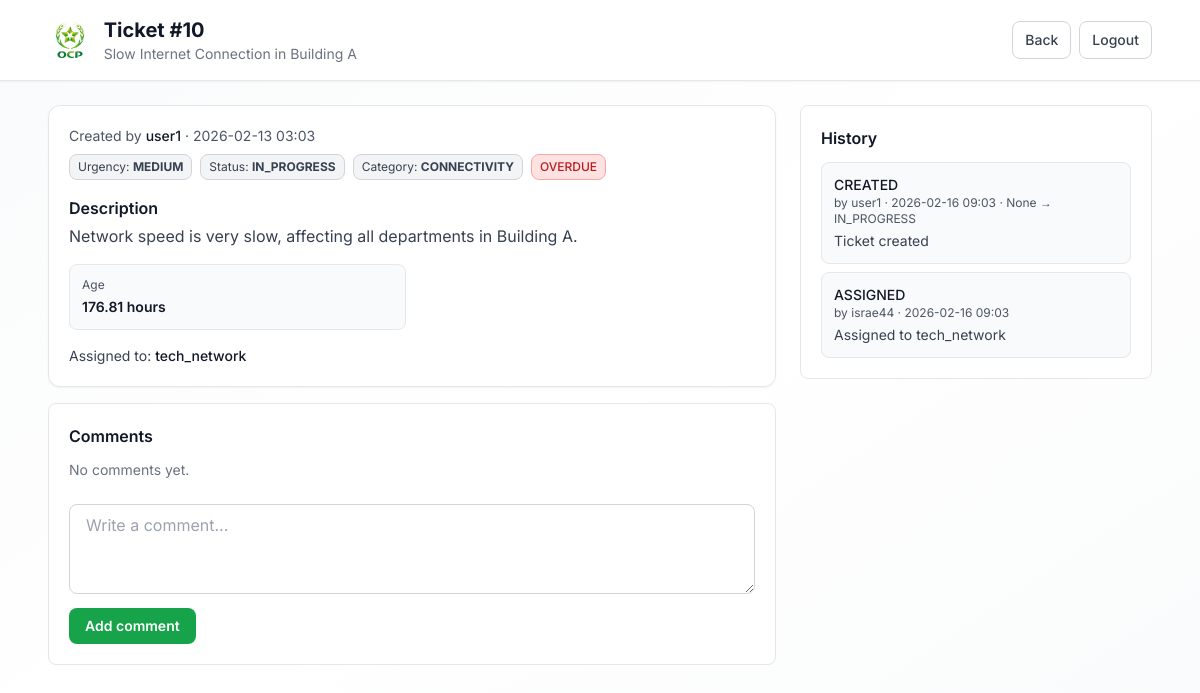
Screenshot of /tickets/10/ (signed in) with the database file from the repository.
### tickets/models.py (models this page shows, shortened)
class Ticket(models.Model):
    STATUS_CHOICES = (
        ("NEW", "New"),
        ("IN_PROGRESS", "In Progress"),
        ("RESOLVED", "Resolved"),
        ("CLOSED", "Closed"),
    )
    URGENCY_CHOICES = (
        ("LOW", "Low"),
        ("MEDIUM", "Medium"),
        ("HIGH", "High"),
        ("CRITICAL", "Critical"),
    )
    CATEGORY_CHOICES = (
        ("HARDWARE", "Hardware"),
        ("SOFTWARE", "Software"),
        ("NETWORK", "Network"),
        ("ACCESS", "Access & Permissions"),
        ("EMAIL", "Email"),
        ("OTHER", "Other"),
    )
    title = models.CharField(max_length=150)
    description = models.TextField()
    category = models.CharField(
        max_length=30, choices=CATEGORY_CHOICES, default="OTHER")
    status = models.CharField(
        max_length=20, choices=STATUS_CHOICES, default="NEW")
    urgency = models.CharField(
        max_length=20, choices=URGENCY_CHOICES, default="MEDIUM")
    created_by = models.ForeignKey(
        settings.AUTH_USER_MODEL,
        on_delete=models.CASCADE,
        related_name="tickets_created"
    )
    assigned_to = models.ForeignKey(
        settings.AUTH_USER_MODEL,
        on_delete=models.SET_NULL,
        null=True,
        blank=True,
        related_name="tickets_assigned"
    )
    created_at = models.DateTimeField(auto_now_add=True)
    updated_at = models.DateTimeField(auto_now=True)
    resolved_at = models.DateTimeField(null=True, blank=True)
    closed_at = models.DateTimeField(null=True, blank=True)
    sla_response_time = models.IntegerField(
        null=True, blank=True)  # Time until first response
    sla_resolution_time = models.IntegerField(
        null=True, blank=True)  # Time until resolved
    @property
    def time_to_resolve(self):
        if self.resolved_at:
            delta = self.resolved_at - self.created_at
            return round(delta.total_seconds() / 3600, 2)
        return None
    @property
    def age_in_hours(self):
        delta = timezone.now() - self.created_at
        return round(delta.total_seconds() / 3600, 2)
    @property
    def is_overdue(self):
        if self.status in ["RESOLVED", "CLOSED"]:
            return False
        sla_hours = {
            "CRITICAL": 4,
            "HIGH": 24,
            "MEDIUM": 72,
            "LOW": 168,
        }
        max_hours = sla_hours.get(self.urgency, 72)
        return self.age_in_hours > max_hours

class TicketHistory(models.Model):
    ACTION_CHOICES = (
        ("CREATED", "Created"),
        ("ASSIGNED", "Assigned"),
        ("STATUS_CHANGED", "Status Changed"),
        ("COMMENT_ADDED", "Comment Added"),
        ("CLOSED", "Closed"),
    )
    ticket = models.ForeignKey(
        Ticket, on_delete=models.CASCADE, related_name="history")
    actor = models.ForeignKey(settings.AUTH_USER_MODEL,
                              on_delete=models.CASCADE)
    action = models.CharField(max_length=30, choices=ACTION_CHOICES)
    from_status = models.CharField(max_length=20, blank=True, null=True)
    to_status = models.CharField(max_length=20, blank=True, null=True)
    note = models.CharField(max_length=255, blank=True, null=True)
    created_at = models.DateTimeField(auto_now_add=True)

### users/models.py (models this page shows, shortened)
class User(AbstractUser):
    ROLE_CHOICES = (
        ("user", "Utilisateur"),
        ("technician", "Technicien"),
        ("admin", "Administrateur"),
    )
    role = models.CharField(max_length=20, choices=ROLE_CHOICES, default="user")
    speciality = models.CharField(max_length=80, blank=True, null=True)

### tickets/views.py (the view)
# urls.py: path("tickets/<int:ticket_id>/", views.ticket_detail, name="ticket_detail"),
@login_required
def ticket_detail(request, ticket_id):
    t = get_object_or_404(Ticket, id=ticket_id)
    if request.user.role == "user" and t.created_by != request.user:
        return HttpResponseForbidden("Access denied")
    if request.user.role == "technician" and t.assigned_to != request.user:
        return HttpResponseForbidden("Access denied")
    technicians = User.objects.filter(role="technician").order_by(
        "username") if request.user.role == "admin" else None
    return render(request, "tickets/detail.html", {
        "ticket": t,
        "technicians": technicians
    })

### templates/tickets/detail.html (shortened to what this page needs)
{% load static %}
<!doctype html>
<html lang="en">
<head>
  <script src="https://cdn.tailwindcss.com"></script>
</head>
<body class="min-h-screen bg-gradient-to-br from-gray-50 via-white to-gray-50">
  <header class="border-b border-gray-200 bg-white shadow-sm">
    <div class="max-w-6xl mx-auto px-6 py-4 flex items-center justify-between">
      <div class="flex items-center gap-3">
        <img src="{% static 'images/image-1.png' %}" alt="OCP" class="h-10 w-auto" />
        <div>
          <h1 class="text-xl font-bold text-gray-900">Ticket #{{ ticket.id }}</h1>
          <p class="text-gray-500 text-sm">{{ ticket.title }}</p>
        </div>
      </div>
      <div class="flex items-center gap-2">
        <a href="{% url 'dashboard' %}" class="px-3 py-2 rounded-lg bg-white hover:bg-gray-50 border border-gray-300 text-gray-700 text-sm font-medium">
          Back
        </a>
        <a href="{% url 'logout' %}" class="px-3 py-2 rounded-lg bg-white hover:bg-gray-50 border border-gray-300 text-gray-700 text-sm font-medium">
          Logout
        </a>
      </div>
    </div>
  </header>
  <main class="max-w-6xl mx-auto px-6 py-6 grid grid-cols-1 lg:grid-cols-3 gap-6">
    <section class="lg:col-span-2 space-y-4">
      <div class="rounded-xl bg-white border border-gray-200 p-5 shadow-sm">
        <div class="flex flex-wrap items-center gap-2 justify-between">
          <div class="text-sm text-gray-600">
            Created by <span class="font-medium text-gray-900">{{ ticket.created_by.username }}</span>
            · {{ ticket.created_at|date:"Y-m-d H:i" }}
          </div>
          <div class="flex gap-2 text-xs">
            <span class="px-2 py-1 rounded-lg bg-gray-100 border border-gray-300 text-gray-700">Urgency: <b>{{ ticket.urgency }}</b></span>
            <span class="px-2 py-1 rounded-lg bg-gray-100 border border-gray-300 text-gray-700">Status: <b>{{ ticket.status }}</b></span>
            <span class="px-2 py-1 rounded-lg bg-gray-100 border border-gray-300 text-gray-700">Category: <b>{{ ticket.get_category_display }}</b></span>
            {% if ticket.is_overdue %}
            <span class="px-2 py-1 rounded-lg bg-red-100 border border-red-300 text-red-700 font-medium">OVERDUE</span>
            {% endif %}
          </div>
        </div>
        <div class="mt-4">
          <h3 class="font-semibold text-gray-900 mb-1">Description</h3>
          <p class="text-gray-700 whitespace-pre-line">{{ ticket.description }}</p>
        </div>
        <div class="mt-4 grid grid-cols-2 gap-3 text-sm">
          <div class="rounded-lg bg-gray-50 border border-gray-200 p-3">
            <div class="text-gray-600 text-xs mb-1">Age</div>
            <div class="font-semibold text-gray-900">{{ ticket.age_in_hours }} hours</div>
          </div>
        </div>
        <div class="mt-4 text-sm text-gray-700">
          Assigned to:
          <span class="font-medium text-gray-900">
            {% if ticket.assigned_to %}{{ ticket.assigned_to.username }}{% else %}—{% endif %}
          </span>
        </div>
      </div>
      <div class="rounded-lg bg-white border border-gray-200 p-5">
        <h3 class="font-semibold text-gray-900 mb-3">Comments</h3>
        <div class="space-y-3">
          {% for c in ticket.comments.all %}
            <div class="rounded-lg bg-gray-50 border border-gray-200 p-3">
              <div class="text-sm font-medium text-gray-900">{{ c.author.username }}
                <span class="text-xs text-gray-500 font-normal">· {{ c.created_at|date:"Y-m-d H:i" }}</span>
              </div>
              <div class="text-gray-700 mt-1 whitespace-pre-line">{{ c.content }}</div>
            </div>
          {% empty %}
            <div class="text-gray-500 text-sm">No comments yet.</div>
          {% endfor %}
        </div>
        <form method="POST" action="{% url 'ticket_comment' ticket.id %}" class="mt-4 space-y-2">
          <textarea name="content" rows="3" required
                    class="w-full rounded-lg bg-white border border-gray-300 px-4 py-2 text-gray-900 outline-none focus:border-green-600 focus:ring-2 focus:ring-green-100"
                    placeholder="Write a comment..."></textarea>
          <button class="px-4 py-2 rounded-lg bg-green-600 hover:bg-green-700 text-white text-sm font-semibold">
            Add comment
          </button>
        </form>
      </div>
    </section>
    <aside class="space-y-4">
      <div class="rounded-lg bg-white border border-gray-200 p-5">
        <h3 class="font-semibold text-gray-900 mb-3">History</h3>
        <div class="space-y-2 text-sm">
          {% for h in ticket.history.all %}
            <div class="rounded-lg bg-gray-50 border border-gray-200 p-3">
              <div class="font-medium text-gray-900">{{ h.action }}</div>
              <div class="text-gray-600 text-xs">
                by {{ h.actor.username }} · {{ h.created_at|date:"Y-m-d H:i" }}
                {% if h.from_status or h.to_status %}
                  · {{ h.from_status }} → {{ h.to_status }}
                {% endif %}
              </div>
              {% if h.note %}
                <div class="text-gray-700 mt-1">{{ h.note }}</div>
              {% endif %}
            </div>
          {% empty %}
            <div class="text-gray-500 text-sm">No history yet.</div>
          {% endfor %}
        </div>
      </div>
    </aside>
  </main>
</body>
</html>

### templates/tickets/detail.html (style rules this page uses)
* { font-family: 'Inter', sans-serif; }

### rows the page displays
Ticket: id "10", title "Slow Internet Connection in Building A", created_by.username "user1", created_at "2026-02-13 03:03", urgency "MEDIUM", status "IN_PROGRESS", category "CONNECTIVITY", description "Network speed is very slow, affecting all departments in Building A.", age_in_hours "176.81", assigned_to.username "tech_network"
TicketHistory: action "CREATED", actor.username "user1", created_at "2026-02-16 09:03", from_status "None", to_status "IN_PROGRESS", note "Ticket created"
TicketHistory: action "ASSIGNED", actor.username "israe44", created_at "2026-02-16 09:03", note "Assigned to tech_network"
